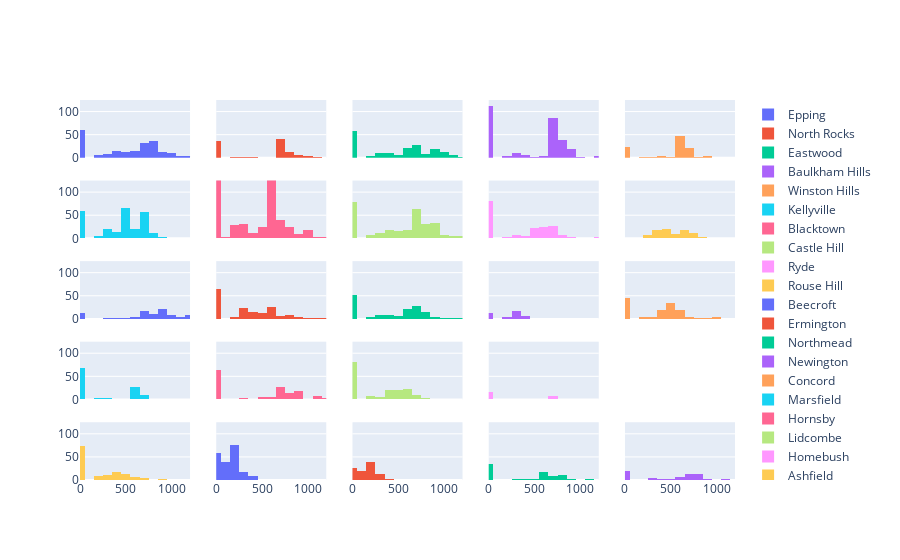

Notebook cell for this chart:
### Code cell
# suburb_list = [epping_listings, northrocks_listings, eastwood_listings, baulkham_listings, winston_listings, kellyville_listings, blacktown_listings, castle_listings, ryde_listings, rouse_listings, beecroft_listings, ermington_listings, northmead_listings, newington_listings, concord_listings, marsfield_listings, hornsby_listings, Lidcombe_listings, Homebush_listings, Straithfield_listings, Ashfield_listings, Leichhardt_listings, Annandale_listings, AllambieHeights_listings, Forestville_listings, Lindfield_listings, Gordon_listings, Pymble_listings, LaneCove_listings, Meadowbank_listings, SummerHill_listings, Rydalmere_listings, Rosehill_listings, Westmead_listings, Girraween_listings, BeaumontHills_listings, KellyvilleRidge_listings, ThePonds_listings, Schofields_listings, MarsdenPark_listings, KingsLangley_listings, BellaVista_listings, BoxHill_listings, PennantHills_listings, Earlwood_listings, Marrickville_listings, Dulwich_listings, Petersham_listings, Campsie_listings, Canterbury_listings, Berala_listings, Leppington_listings, EdmondsonPark_listings, MacquariePark_listings, Chatswood_listings, Carlingford_listings, Kogarah_listings, Rockdale_listings, Cherrybrook_listings, Eastwood_listings, Homebush_listings, Minto_listings, QuakersHill_listings, Revesby_listings, SevenHills_listings, StanhopeGardens_listings, Waterloo_listings]

fig = make_subplots(
    rows=5, cols=5
    #     ,subplot_titles=("Plot 1", "Plot 2", "Plot 3", "Plot 4")
    ,shared_yaxes=True
    ,shared_xaxes=True)

df_numb=0
for row in range(1,6):
    for col in range(1,6):
        suburb_df = suburb_list[df_numb]
        suburb_df_price = suburb_df[suburb_df["sold_date_dt"] >= dtm]["land_size"]
                
        if suburb_list[df_numb]["suburb"].count()>=1:
            name = suburb_list[df_numb]["suburb"].unique()[0]
            fig.update_xaxes(range=[0, 1200], row=row, col=col)
            fig.update_yaxes(range=[0, 125], row=row, col=col)
            fig.add_trace(go.Histogram(x=suburb_df_price,xbins=dict(size=100),autobinx = False, name=name),row =row, col=col)
            
        df_numb=df_numb+1                   
        
fig.show()

### Figure 1 — Plotly figure (JSON) as saved in the notebook; plotly's stock layout.template omitted (floating-point values rounded to 4 significant figures; data arrays with more than 128 entries replaced by an {"elided": "..."} marker saying what was removed)
{"data": [{"autobinx": false, "name": "Epping", "type": "histogram", "x": {"elided": "217 float values"}, "xaxis": "x", "xbins": {"size": 100}, "yaxis": "y"}, {"autobinx": false, "name": "North Rocks", "type": "histogram", "x": [1088.0, -1, 715, 721, -1, 294, 901.3, 831, 696, 695.6, -1, -1, 696, -1, 696, 325, 739.5, -1, 696, 695, 356, 818, -1, -1, 708, 695.6, -1, -1, -1, 696, 695, 797, -1, 957, -1, 695, -1, 696, 815, 1296, 708, 695, 721, 242, -1, 1676, 1012, 917, 708, 717, 768, 789, -1, -1, 885, -1, 696, 695, 898, 696, 696, 695, 752, 739, 828.3, -1, -1, 696, -1, 1296, 1100, -1, 698, 729.2, 696, -1, -1, 776, -1, 696, 696, 696, -1, 696, 695, 1021, 708, -1, 1385, -1, 843, -1, 894, 720, 696, 695.5, -1, -1, 199, -1, 769, 696, -1, -1, 695.6, -1, 828, -1, 904, -1], "xaxis": "x2", "xbins": {"size": 100}, "yaxis": "y2"}, {"autobinx": false, "name": "Eastwood", "type": "histogram", "x": {"elided": "188 float values"}, "xaxis": "x3", "xbins": {"size": 100}, "yaxis": "y3"}, {"autobinx": false, "name": "Baulkham Hills", "type": "histogram", "x": {"elided": "289 float values"}, "xaxis": "x4", "xbins": {"size": 100}, "yaxis": "y4"}, {"autobinx": false, "name": "Winston Hills", "type": "histogram", "x": [-1, -1, 575.4, 556, 556, 403, 727, -1, 784, -1, 240, 695.5, 287, 645, 689, 569.1, 588.1, 575, -1, 562, 556, 556.4, 563, 569, 600.9, 556, 556, 746, 651, 619.6, 727, 721, 556, -1, 734, 612, 556.4, -1, -1, 556, 639, 695, 689, -1, 478, 649, 556, 575, 613, 556, -1, 556, -1, 556, 556, 556, 556, 563, -1, 292.1, 556, 569, 695, -1, 900, 570, -1, 645, 695, -1, 714.5, -1, 563, 582, 416, 607, 569, 552, 688, 721, 620, 696, 619.7, 850, 696, 556, 607, 563, 696, 898, -1, -1, 386, -1, 601, -1, 651, 698, -1, -1, -1, 692, 695, -1], "xaxis": "x5", "xbins": {"size": 100}, "yaxis": "y5"}, {"autobinx": false, "name": "Kellyville", "type": "histogram", "x": {"elided": "256 float values"}, "xaxis": "x6", "xbins": {"size": 100}, "yaxis": "y6"}, {"autobinx": false, "name": "Blacktown", "type": "histogram", "x": {"elided": "683 float values"}, "xaxis": "x7", "xbins": {"size": 100}, "yaxis": "y7"}, {"autobinx": false, "name": "Castle Hill", "type": "histogram", "x": {"elided": "302 float values"}, "xaxis": "x8", "xbins": {"size": 100}, "yaxis": "y8"}, {"autobinx": false, "name": "Ryde", "type": "histogram", "x": {"elided": "183 float values"}, "xaxis": "x9", "xbins": {"size": 100}, "yaxis": "y9"}, {"autobinx": false, "name": "Rouse Hill", "type": "histogram", "x": [450, 268, -1, -1, -1, -1, -1, -1, 600, 450, -1, -1, 242, 712.5, 613, 712.8, -1, 750, 633, -1, 801, 641.5, 620, 700, 559.5, -1, 417, -1, 600, 808.8, 540, -1, 501.4, -1, 1062, 579.4, -1, 600, -1, 587, 450, -1, -1, 600, 600, 701, 351, 419, -1, 700, 441, 530, -1, 273, 550, 345, -1, -1, 615.5, 440, -1, 450, 450, 450, 505.6, 510, 450, 600, 450, 600, 601.2, 435, 382, -1, -1, 450, 600, 580.5, 215, 450, 450, 708, -1, -1, 450, 488, 804.7, 308, 450, 620, -1, 600, 700, -1, 450, 336, 336, 270.4, 335, 335, 450, -1, -1, 270.4, 317.8, 317, -1, 303, 399, 789.9, 700, 907, 317.8, 314, -1, 276, -1, 660, 700, -1, 350, 306.6, 300, 303, 700], "xaxis": "x10", "xbins": {"size": 100}, "yaxis": "y10"}, {"autobinx": false, "name": "Beecroft", "type": "histogram", "x": [1426, 507.2, 1037, 1435, 695.6, 860, 600, 1005, 3272, 966.4, -1, -1, 928.7, 1220, 695.6, 929.5, 1157, 872, 771, 961.1, 1107, 897, 746, 702.7, 658.2, 583, 1107, 837.5, 911.3, 866.3, 1252, 803, 724.1, 946.2, 809.4, 431, 891.6, 1000, 942, 1372, 291, 769.2, 1086, 925.5, 986.4, 1296, 721.6, 1124, 1871, 1151, 1182, 743, 803, 1448, -1, 930, 930, 841, -1, -1, 604, 796, 930, 923.2, 822, 1322, 1006, 697, 1480, -1, -1, -1, 910, 1494, 1277, 698, 734, 600, 1126, 1211.0, 1005, 733, 1310, 710, 930, 1152, 1152, 1195, -1, 841, 898, 746.1, 1227, -1, 653, 740, 897.9, 881, 902.6, 658, 2219, 1404, -1, -1, -1, 910.5], "xaxis": "x11", "xbins": {"size": 100}, "yaxis": "y11"}, {"autobinx": false, "name": "Ermington", "type": "histogram", "x": {"elided": "172 float values"}, "xaxis": "x12", "xbins": {"size": 100}, "yaxis": "y12"}, {"autobinx": false, "name": "Northmead", "type": "histogram", "x": {"elided": "153 float values"}, "xaxis": "x13", "xbins": {"size": 100}, "yaxis": "y13"}, {"autobinx": false, "name": "Newington", "type": "histogram", "x": [314.8, -1, 420.4, 301, 419, -1, -1, 253, 300, 388, 273, 273, 314, 426, 354, 262, 210, -1, 257, 293, -1, -1, 326, 273, 245, -1, -1, -1, 273, 307, 282, 230, 228, -1, -1, -1, 423, 287], "xaxis": "x14", "xbins": {"size": 100}, "yaxis": "y14"}, {"autobinx": false, "name": "Concord", "type": "histogram", "x": {"elided": "137 float values"}, "xaxis": "x15", "xbins": {"size": 100}, "yaxis": "y15"}, {"autobinx": false, "name": "Marsfield", "type": "histogram", "x": [-1, 577, -1, 601, -1, -1, 580, 575, -1, 575.4, 293, -1, -1, -1, -1, 306.7, 607, 686, 582, -1, -1, -1, 581.7, 632, -1, -1, 689, -1, 205, 581.7, 588, -1, 575.4, -1, -1, -1, 575, -1, -1, 950, 613, -1, 791, 591, -1, -1, -1, 158, -1, -1, -1, 174, -1, -1, -1, -1, 689, 580, 582, -1, -1, 575.4, 461, -1, 657, -1, 302, -1, -1, -1, -1, 623, 689, -1, 580, 580, 993, -1, -1, 687, -1, -1, -1, -1, -1, -1, -1, 591, 590, -1, 575, -1, -1, 740, -1, 765, 581.6, 720, 437.5, -1, 626, 260, -1, -1, -1, -1, -1, -1, 156, 870, -1, -1, -1, -1, 582, -1, -1, -1, 702, -1], "xaxis": "x16", "xbins": {"size": 100}, "yaxis": "y16"}, {"autobinx": false, "name": "Hornsby", "type": "histogram", "x": {"elided": "154 float values"}, "xaxis": "x17", "xbins": {"size": 100}, "yaxis": "y17"}, {"autobinx": false, "name": "Lidcombe", "type": "histogram", "x": {"elided": "169 float values"}, "xaxis": "x18", "xbins": {"size": 100}, "yaxis": "y18"}, {"autobinx": false, "name": "Homebush", "type": "histogram", "x": [696, 743, 661.9, -1, 214, -1, -1, -1, 185, 392, -1, -1, -1, 551, -1, 670, 493, -1, 696, -1, -1, -1, -1, 695, -1, 677, -1, -1, -1], "xaxis": "x19", "xbins": {"size": 100}, "yaxis": "y19"}, {"autobinx": false, "name": "Ashfield", "type": "histogram", "x": {"elided": "137 float values"}, "xaxis": "x21", "xbins": {"size": 100}, "yaxis": "y21"}, {"autobinx": false, "name": "Leichhardt", "type": "histogram", "x": {"elided": "204 float values"}, "xaxis": "x22", "xbins": {"size": 100}, "yaxis": "y22"}, {"autobinx": false, "name": "Annandale", "type": "histogram", "x": [-1, 450, 307, 101.2, 74, 221, 171, 190, -1, 228, 398, -1, 328.8, 257, 291, -1, 247, 147, 152, 310, 371, -1, 152, 183, -1, 139, 221, -1, -1, 221.3, -1, 174, 329, 174, -1, 184, 152, -1, -1, 253, 114, 215, 210, 183, 247, -1, 132.8, 200, 370, 120, 118, 107.5, 215, -1, 209, 272, 151.8, 215, 202, -1, 191, 126.5, 285, 240, 163, 138, 117, 344, -1, 230, 242, -1, 167, -1, 145, 152, -1, 157, 140, 129, 183.4, 137, 109, 202, -1, 306, 152, 183, 240, -1, 89, 134, -1, -1, 736, 193, 217, -1, 250, -1], "xaxis": "x23", "xbins": {"size": 100}, "yaxis": "y23"}, {"autobinx": false, "name": "Allambie Heights", "type": "histogram", "x": [727, -1, -1, -1, 405, -1, 1024, 639, 638.6, -1, 619, 809, -1, -1, 375, 556, -1, 594, 750, 1088, 797, 666, -1, -1, 809, 607, 556, -1, 809, -1, -1, -1, 500, -1, 613, 866, 658, -1, 816, -1, 645, 512.2, 728, 798, 765, -1, 559, 606, -1, 601, 595, 594, -1, -1, -1, -1, 565, 311, -1, 1055, 784, -1, -1, 765, 683, -1, 683, 727, -1, 575, 679, 645, 1163, -1, 282, -1, -1, 873, -1, -1, -1, 335, 1269, -1], "xaxis": "x24", "xbins": {"size": 100}, "yaxis": "y24"}, {"autobinx": false, "name": "Forestville", "type": "histogram", "x": [349, 268, -1, 696, -1, 759, 696, -1, -1, 791, 235, 820, -1, 556, 702, 830, 721, 873, -1, 391, 822, 721, 759, 778, 557, 557.5, 740, 620, 720.8, 696, 828, 578, 1113, -1, -1, -1, -1, 556, 721, 780, 314.5, 569.1, 1341, 1752, -1, 721, 841, 422, -1, -1, 708, -1, 898, 339, -1, 1075, 734, 375, -1, -1, 533, 541, 980.1, 820, 847.3, -1, -1, 721, 898, 695.6], "xaxis": "x25", "xbins": {"size": 100}, "yaxis": "y25"}], "layout": {"xaxis": {"anchor": "y", "domain": [0, 0.168], "matches": "x21", "range": [0, 1200], "showticklabels": false}, "xaxis10": {"anchor": "y10", "domain": [0.832, 1], "matches": "x25", "range": [0, 1200], "showticklabels": false}, "xaxis11": {"anchor": "y11", "domain": [0, 0.168], "matches": "x21", "range": [0, 1200], "showticklabels": false}, "xaxis12": {"anchor": "y12", "domain": [0.208, 0.376], "matches": "x22", "range": [0, 1200], "showticklabels": false}, "xaxis13": {"anchor": "y13", "domain": [0.416, 0.584], "matches": "x23", "range": [0, 1200], "showticklabels": false}, "xaxis14": {"anchor": "y14", "domain": [0.624, 0.792], "matches": "x24", "range": [0, 1200], "showticklabels": false}, "xaxis15": {"anchor": "y15", "domain": [0.832, 1], "matches": "x25", "range": [0, 1200], "showticklabels": false}, "xaxis16": {"anchor": "y16", "domain": [0, 0.168], "matches": "x21", "range": [0, 1200], "showticklabels": false}, "xaxis17": {"anchor": "y17", "domain": [0.208, 0.376], "matches": "x22", "range": [0, 1200], "showticklabels": false}, "xaxis18": {"anchor": "y18", "domain": [0.416, 0.584], "matches": "x23", "range": [0, 1200], "showticklabels": false}, "xaxis19": {"anchor": "y19", "domain": [0.624, 0.792], "matches": "x24", "range": [0, 1200], "showticklabels": false}, "xaxis2": {"anchor": "y2", "domain": [0.208, 0.376], "matches": "x22", "range": [0, 1200], "showticklabels": false}, "xaxis20": {"anchor": "y20", "domain": [0.832, 1], "matches": "x25", "showticklabels": false}, "xaxis21": {"anchor": "y21", "domain": [0, 0.168], "range": [0, 1200]}, "xaxis22": {"anchor": "y22", "domain": [0.208, 0.376], "range": [0, 1200]}, "xaxis23": {"anchor": "y23", "domain": [0.416, 0.584], "range": [0, 1200]}, "xaxis24": {"anchor": "y24", "domain": [0.624, 0.792], "range": [0, 1200]}, "xaxis25": {"anchor": "y25", "domain": [0.832, 1], "range": [0, 1200]}, "xaxis3": {"anchor": "y3", "domain": [0.416, 0.584], "matches": "x23", "range": [0, 1200], "showticklabels": false}, "xaxis4": {"anchor": "y4", "domain": [0.624, 0.792], "matches": "x24", "range": [0, 1200], "showticklabels": false}, "xaxis5": {"anchor": "y5", "domain": [0.832, 1], "matches": "x25", "range": [0, 1200], "showticklabels": false}, "xaxis6": {"anchor": "y6", "domain": [0, 0.168], "matches": "x21", "range": [0, 1200], "showticklabels": false}, "xaxis7": {"anchor": "y7", "domain": [0.208, 0.376], "matches": "x22", "range": [0, 1200], "showticklabels": false}, "xaxis8": {"anchor": "y8", "domain": [0.416, 0.584], "matches": "x23", "range": [0, 1200], "showticklabels": false}, "xaxis9": {"anchor": "y9", "domain": [0.624, 0.792], "matches": "x24", "range": [0, 1200], "showticklabels": false}, "yaxis": {"anchor": "x", "domain": [0.848, 1], "range": [0, 125]}, "yaxis10": {"anchor": "x10", "domain": [0.636, 0.788], "matches": "y6", "range": [0, 125], "showticklabels": false}, "yaxis11": {"anchor": "x11", "domain": [0.424, 0.576], "range": [0, 125]}, "yaxis12": {"anchor": "x12", "domain": [0.424, 0.576], "matches": "y11", "range": [0, 125], "showticklabels": false}, "yaxis13": {"anchor": "x13", "domain": [0.424, 0.576], "matches": "y11", "range": [0, 125], "showticklabels": false}, "yaxis14": {"anchor": "x14", "domain": [0.424, 0.576], "matches": "y11", "range": [0, 125], "showticklabels": false}, "yaxis15": {"anchor": "x15", "domain": [0.424, 0.576], "matches": "y11", "range": [0, 125], "showticklabels": false}, "yaxis16": {"anchor": "x16", "domain": [0.212, 0.364], "range": [0, 125]}, "yaxis17": {"anchor": "x17", "domain": [0.212, 0.364], "matches": "y16", "range": [0, 125], "showticklabels": false}, "yaxis18": {"anchor": "x18", "domain": [0.212, 0.364], "matches": "y16", "range": [0, 125], "showticklabels": false}, "yaxis19": {"anchor": "x19", "domain": [0.212, 0.364], "matches": "y16", "range": [0, 125], "showticklabels": false}, "yaxis2": {"anchor": "x2", "domain": [0.848, 1], "matches": "y", "range": [0, 125], "showticklabels": false}, "yaxis20": {"anchor": "x20", "domain": [0.212, 0.364], "matches": "y16", "showticklabels": false}, "yaxis21": {"anchor": "x21", "domain": [0, 0.152], "range": [0, 125]}, "yaxis22": {"anchor": "x22", "domain": [0, 0.152], "matches": "y21", "range": [0, 125], "showticklabels": false}, "yaxis23": {"anchor": "x23", "domain": [0, 0.152], "matches": "y21", "range": [0, 125], "showticklabels": false}, "yaxis24": {"anchor": "x24", "domain": [0, 0.152], "matches": "y21", "range": [0, 125], "showticklabels": false}, "yaxis25": {"anchor": "x25", "domain": [0, 0.152], "matches": "y21", "range": [0, 125], "showticklabels": false}, "yaxis3": {"anchor": "x3", "domain": [0.848, 1], "matches": "y", "range": [0, 125], "showticklabels": false}, "yaxis4": {"anchor": "x4", "domain": [0.848, 1], "matches": "y", "range": [0, 125], "showticklabels": false}, "yaxis5": {"anchor": "x5", "domain": [0.848, 1], "matches": "y", "range": [0, 125], "showticklabels": false}, "yaxis6": {"anchor": "x6", "domain": [0.636, 0.788], "range": [0, 125]}, "yaxis7": {"anchor": "x7", "domain": [0.636, 0.788], "matches": "y6", "range": [0, 125], "showticklabels": false}, "yaxis8": {"anchor": "x8", "domain": [0.636, 0.788], "matches": "y6", "range": [0, 125], "showticklabels": false}, "yaxis9": {"anchor": "x9", "domain": [0.636, 0.788], "matches": "y6", "range": [0, 125], "showticklabels": false}}}
